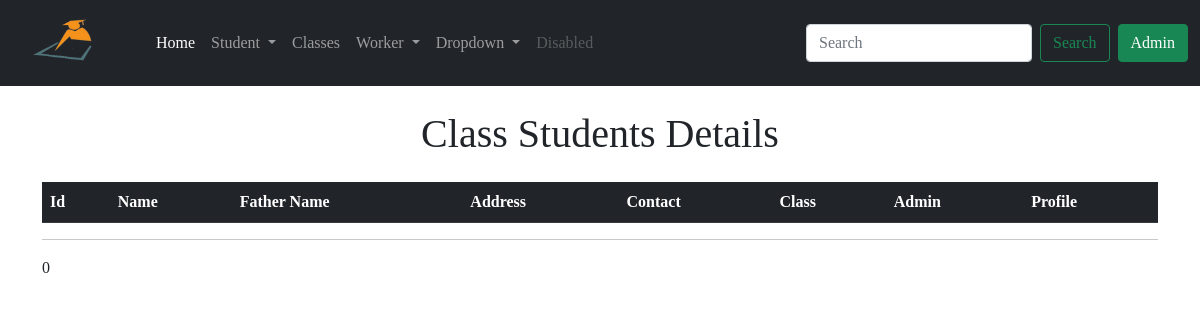
The app's page /class_wise_student/6, older data.
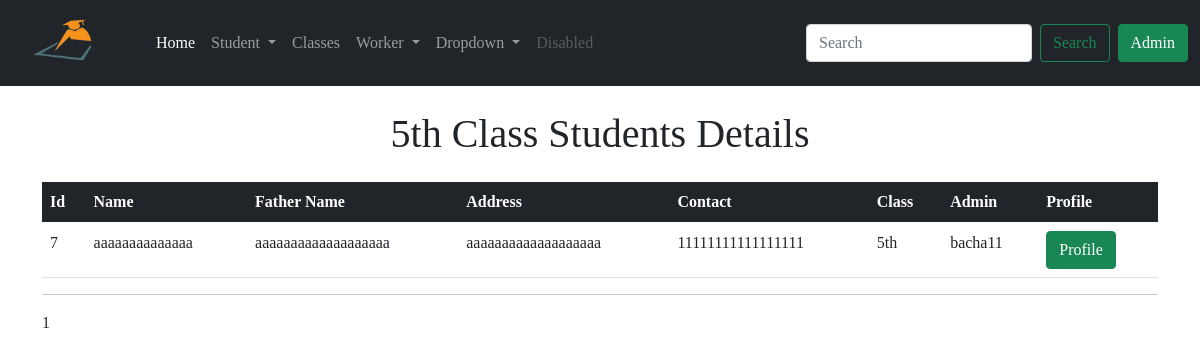
The same page, newer data.
### app/models.py (models this page shows, shortened)
class Class(db.Model):
    id = db.Column(db.Integer, primary_key=True)
    cls_name = db.Column(db.String(64), index=True)
    student = db.relationship('Student', backref='stdclass')

class Student(db.Model):
    id = db.Column(db.Integer, primary_key=True)
    std_name = db.Column(db.String(64), index=True)
    f_name = db.Column(db.String(64), index=True)
    std_address = db.Column(db.String(128), index=True)
    std_contact = db.Column(db.String(64), index=True)
    std_class = db.Column(db.Integer, db.ForeignKey('class.id'))
    admin_id = db.Column(db.Integer, db.ForeignKey('admin.id'))

class Admin(UserMixin, db.Model):
    id = db.Column(db.Integer, primary_key=True)
    username = db.Column(db.String(32), unique=True, index=True)
    email = db.Column(db.String(64), unique=True, index=True)
    password_hash = db.Column(db.String(128))
    student = db.relationship('Student', backref='admin')
    teacher = db.relationship('Teacher', backref='admin')
    worker = db.relationship('Worker', backref='admin')

### app/routes.py (the view)
@app.route('/class_wise_student/<std_class>')
def class_wise_student(std_class):
    class_name = Class.query.filter_by(id=std_class).first()
    students = Student.query.filter_by(std_class=std_class).all()
    return render_template('class_wise_student.html', title='Class Wise Student', class_name=class_name, students=students)

### app/templates/class_wise_student.html
{% extends 'base.html' %}
{% block content %}
<div class="container">
  <h1 class="text-center mt-4"> {{ class_name.cls_name }} Class Students Details</h1>
<table class="table mt-4">
    <thead class="table-dark">
      <tr>
        <th scope="col">Id</th>
        <th scope="col">Name</th>
        <th scope="col">Father Name</th>
        <th scope="col">Address</th>
        <th scope="col">Contact</th>
        <th scope="col">Class</th>
        <th scope="col">Admin</th>
        <th scope="col">Profile</th>
      </tr>
    </thead>
    {% for student in students %}
    <tbody>
      <tr>
        <td> {{ student.id }}</td>
        <td>  {{ student.std_name }} </td>
        <td> {{ student.f_name }} </td>
        <td> {{ student.std_address }} </td>
        <td> {{ student.std_contact }} </td>
        <td> {{ student.stdclass.cls_name }} </td>
        <td> {{ student.admin.username }} </td>
        <td> <a href=" {{ url_for('student_profile', id=student.id)}} "> <button type="submit" class="btn btn-success">  Profile </button> </a></td>
      </tr>
    </tbody>
    {% endfor %}
  </table>
  <hr>
  <p> {{ students|length }} </p>
</div>
{% endblock %}

Row changes from the older to the newer data that the page shows:
added Class: cls_name "5th"
added Student: id "7", std_name "aaaaaaaaaaaaaa", f_name "aaaaaaaaaaaaaaaaaaa", std_address "aaaaaaaaaaaaaaaaaaa", std_contact "11111111111111111", stdclass.cls_name "5th", admin.username "bacha11"
Text that changed along with them:
{{ students|length }}: "0" → "1"
